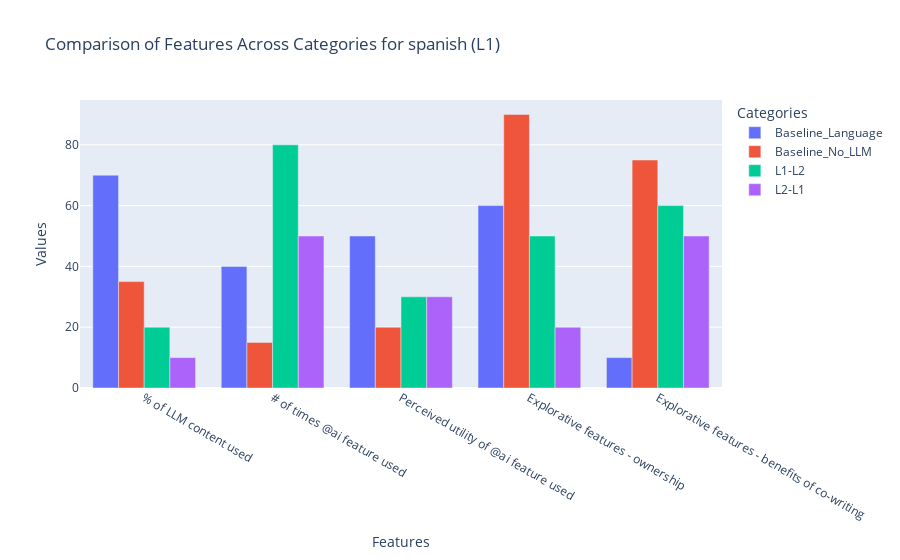

Notebook source saved alongside this figure:
### Code cell
features = [
    "% of LLM content used",
    "# of times @ai feature used",
    "Perceived utility of @ai feature used",
    "Explorative features - ownership",
    "Explorative features - benefits of co-writing"
]

baseline = [70, 40, 50, 60, 10]   # Sample data for baseline
l1_l2 = [20, 80, 30, 50, 60]      # Sample data for l1-l2
l2_l1 = [10, 50, 30, 20, 50]      # Sample data for l2-l1
no_llm = [35, 15, 20, 90, 75]
# Creating the bar plot
fig = go.Figure()

fig.add_trace(go.Bar(
    x=features,
    y=baseline,
    name='Baseline_Language'
))

fig.add_trace(go.Bar(
    x=features,
    y=no_llm,
    name='Baseline_No_LLM'
))

fig.add_trace(go.Bar(
    x=features,
    y=l1_l2,
    name='L1-L2'
))

fig.add_trace(go.Bar(
    x=features,
    y=l2_l1,
    name='L2-L1'
))

# Updating layout
fig.update_layout(
    title='Comparison of Features Across Categories for spanish (L1)',
    xaxis_title='Features',
    yaxis_title='Values',
    barmode='group',
    legend_title='Categories'
)

fig.show()

### Figure 1 — Plotly figure (JSON) as saved in the notebook; plotly's stock layout.template omitted (floating-point values rounded to 4 significant figures)
{"data": [{"name": "Baseline_Language", "type": "bar", "x": ["% of LLM content used", "# of times @ai feature used", "Perceived utility of @ai feature used", "Explorative features - ownership", "Explorative features - benefits of co-writing"], "y": [70, 40, 50, 60, 10]}, {"name": "Baseline_No_LLM", "type": "bar", "x": ["% of LLM content used", "# of times @ai feature used", "Perceived utility of @ai feature used", "Explorative features - ownership", "Explorative features - benefits of co-writing"], "y": [35, 15, 20, 90, 75]}, {"name": "L1-L2", "type": "bar", "x": ["% of LLM content used", "# of times @ai feature used", "Perceived utility of @ai feature used", "Explorative features - ownership", "Explorative features - benefits of co-writing"], "y": [20, 80, 30, 50, 60]}, {"name": "L2-L1", "type": "bar", "x": ["% of LLM content used", "# of times @ai feature used", "Perceived utility of @ai feature used", "Explorative features - ownership", "Explorative features - benefits of co-writing"], "y": [10, 50, 30, 20, 50]}], "layout": {"barmode": "group", "legend": {"title": {"text": "Categories"}}, "title": {"text": "Comparison of Features Across Categories for spanish (L1)"}, "xaxis": {"title": {"text": "Features"}}, "yaxis": {"title": {"text": "Values"}}}}
